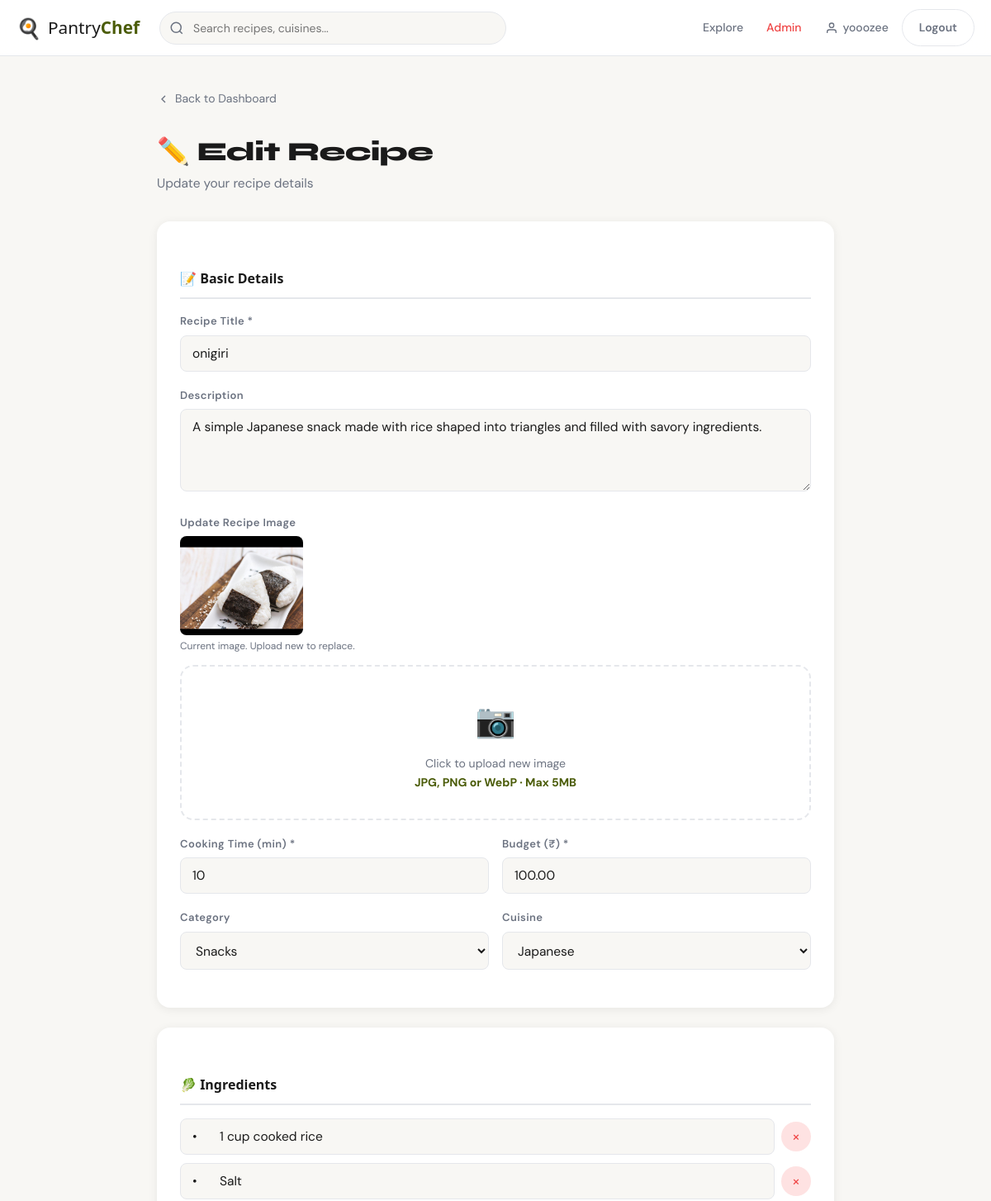
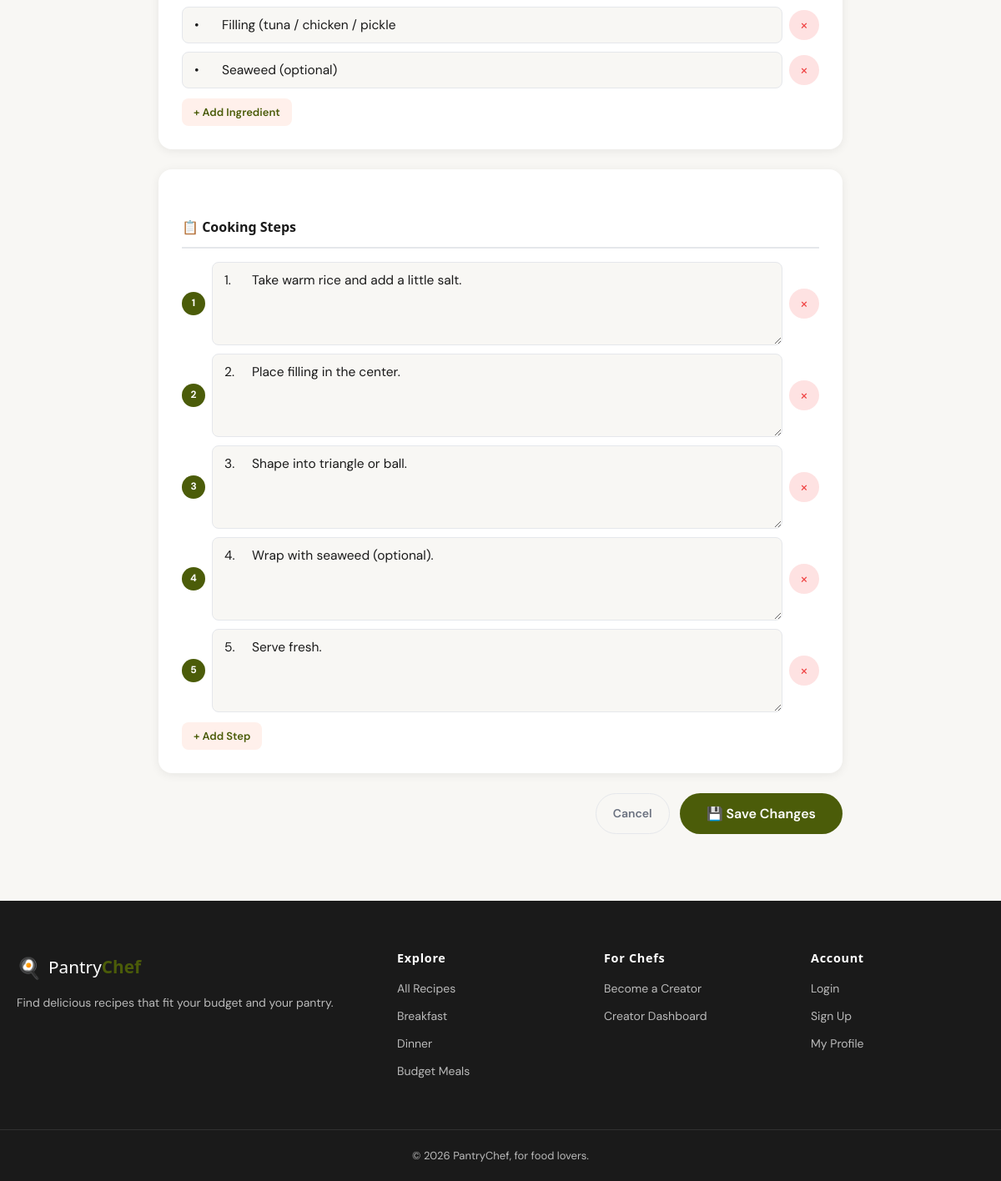
The page /creator/edit-recipe.php?id=2 (signed in) on the database its author committed (2 pictures, top to bottom).
### tables this page shows
CREATE TABLE `recipes` (
  `id` int(10) UNSIGNED NOT NULL,
  `title` varchar(200) NOT NULL,
  `description` text DEFAULT NULL,
  `image` varchar(255) DEFAULT NULL,
  `cooking_time` smallint(5) UNSIGNED DEFAULT 0 COMMENT 'minutes',
  `budget` decimal(8,2) DEFAULT 0.00 COMMENT 'in local currency',
  `category_id` int(10) UNSIGNED DEFAULT NULL,
  `cuisine` varchar(100) DEFAULT NULL,
  `created_by` int(10) UNSIGNED NOT NULL,
  `status` enum('active','draft','deleted') DEFAULT 'active',
  `created_at` timestamp NOT NULL DEFAULT current_timestamp(),
  `updated_at` timestamp NOT NULL DEFAULT current_timestamp() ON UPDATE current_timestamp()
);

CREATE TABLE `categories` (
  `id` int(10) UNSIGNED NOT NULL,
  `name` varchar(100) NOT NULL,
  `type` enum('meal','food_type','special') DEFAULT 'meal',
  `icon` varchar(10) DEFAULT NULL,
  `sort_order` tinyint(3) UNSIGNED DEFAULT 0
);

### creator/edit-recipe.php (the view, shortened to what this page needs)
<?php
require_once '../includes/auth.php';
require_once '../includes/db.php';
$user     = currentUser();
$userId   = (int)$user['id'];
$recipeId = (int)($_GET['id'] ?? 0);
$role   = $user['role'];
if ($role === 'admin') {
  $stmt = $pdo->prepare("SELECT * FROM recipes WHERE id = ? AND status != 'deleted'");
  $stmt->execute([$recipeId]);
} else {
  $stmt = $pdo->prepare("SELECT * FROM recipes WHERE id = ? AND created_by = ? AND status != 'deleted'");
  $stmt->execute([$recipeId, $userId]);
}
$recipe = $stmt->fetch();
$ingStmt = $pdo->prepare("SELECT ingredient_name, quantity FROM ingredients WHERE recipe_id = ? ORDER BY sort_order");
$ingStmt->execute([$recipeId]);
$ingredients = $ingStmt->fetchAll(PDO::FETCH_COLUMN);
$stepStmt = $pdo->prepare("SELECT description FROM steps WHERE recipe_id = ? ORDER BY step_number");
$stepStmt->execute([$recipeId]);
$steps = $stepStmt->fetchAll(PDO::FETCH_COLUMN);
$catStmt = $pdo->query("SELECT id, name, type FROM categories ORDER BY type, sort_order");
$categories = $catStmt->fetchAll();
$cuisines = ['Indian','Kerala','South Indian','North Indian','Chinese','Arabic','Continental','Italian','Thai','Japanese','Mexican','Mediterranean'];
$formData = [
    'title'       => $recipe['title'],
    'description' => $recipe['description'],
    'cooking_time'=> $recipe['cooking_time'],
    'budget'      => $recipe['budget'],
    'cuisine'     => $recipe['cuisine'],
    'category_id' => $recipe['category_id'],
];
?>
<!DOCTYPE html>
<html lang="en">
<head>
<link rel="stylesheet" href="<?= ASSETS ?>/css/main.css">
</head>
<body>
<?php include '../components/navbar.php'; ?>
<div class="container" style="max-width:860px; padding-top:40px; padding-bottom:80px;">
  <div style="margin-bottom:28px;">
    <a href="<?= BASE_URL ?>creator/dashboard.php" style="color:var(--text-muted); font-size:14px; display:inline-flex; align-items:center; gap:6px;">
      <svg viewBox="0 0 24 24" fill="none" stroke="currentColor" stroke-width="2" style="width:16px;height:16px;"><polyline points="15 18 9 12 15 6"/></svg>
      Back to Dashboard
    </a>
  </div>
  <h1 style="font-family:'Syne',sans-serif; font-size:2rem; margin-bottom:6px;">✏️ Edit Recipe</h1>
  <p style="color:var(--text-muted); margin-bottom:32px;">Update your recipe details</p>
  <form method="POST" enctype="multipart/form-data" novalidate>
    <div style="background:#fff; border-radius:16px; padding:28px; box-shadow:var(--shadow-card); margin-bottom:24px;">
      <p class="form-section-title">📝 Basic Details</p>
      <div class="form-group">
        <label class="form-label">Recipe Title *</label>
        <input type="text" name="title" class="form-input" value="<?= htmlspecialchars($formData['title']) ?>" required>
      </div>
      <div class="form-group">
        <label class="form-label">Description</label>
        <textarea name="description" class="form-textarea"><?= htmlspecialchars($formData['description']) ?></textarea>
      </div>
      <div class="form-group">
        <label class="form-label">Update Recipe Image</label>
        <?php if ($recipe['image']): ?>
          <div style="margin-bottom:12px;">
            <img src="<?= UPLOADS ?>/recipes/<?= htmlspecialchars($recipe['image']) ?>" style="height:120px; border-radius:8px; object-fit:cover;">
            <p style="font-size:12px; color:var(--text-muted); margin-top:4px;">Current image. Upload new to replace.</p>
          </div>
        <?php endif; ?>
        <div class="upload-area">
          <div class="upload-icon">📷</div>
          <div class="upload-text">Click to upload new image<br><strong>JPG, PNG or WebP · Max 5MB</strong></div>
        </div>
      </div>
      <div class="form-row">
        <div class="form-group">
          <label class="form-label">Cooking Time (min) *</label>
          <input type="number" name="cooking_time" class="form-input" value="<?= (int)$formData['cooking_time'] ?>" min="1" required>
        </div>
        <div class="form-group">
          <label class="form-label">Budget (₹) *</label>
          <input type="number" name="budget" class="form-input" value="<?= htmlspecialchars($formData['budget']) ?>" min="0" required>
        </div>
      </div>
      <div class="form-row">
        <div class="form-group">
          <label class="form-label">Category</label>
          <select name="category_id" class="form-select">
            <?php foreach ($categories as $cat): ?>
              <option value="<?= $cat['id'] ?>" <?= $formData['category_id'] == $cat['id'] ? 'selected' : '' ?>><?= htmlspecialchars($cat['name']) ?></option>
            <?php endforeach; ?>
          </select>
        </div>
        <div class="form-group">
          <label class="form-label">Cuisine</label>
          <select name="cuisine" class="form-select">
            <?php foreach ($cuisines as $c): ?>
              <option value="<?= $c ?>" <?= $formData['cuisine'] === $c ? 'selected' : '' ?>><?= $c ?></option>
            <?php endforeach; ?>
          </select>
        </div>
      </div>
    </div>
    <div style="background:#fff; border-radius:16px; padding:28px; box-shadow:var(--shadow-card); margin-bottom:24px;">
      <p class="form-section-title">🥬 Ingredients</p>
      <div class="dynamic-list" id="ingredientsList">
        <?php foreach ($ingredients as $ing): ?>
        <div class="dynamic-item">
          <input type="text" class="form-input" name="ingredients[]" value="<?= htmlspecialchars($ing) ?>" required>
          <button type="button" class="remove-btn" onclick="removeDynamicItem(this)">×</button>
        </div>
        <?php endforeach; ?>
      </div>
      <button type="button" class="add-field-btn" onclick="addDynamicField('ingredientsList','Add ingredient...')">+ Add Ingredient</button>
    </div>
    <div style="background:#fff; border-radius:16px; padding:28px; box-shadow:var(--shadow-card); margin-bottom:24px;">
      <p class="form-section-title">📋 Cooking Steps</p>
      <div class="dynamic-list" id="stepsList">
        <?php foreach ($steps as $i => $step): ?>
        <div class="dynamic-item">
          <span class="step-num"><?= $i + 1 ?></span>
          <textarea class="form-input form-textarea" name="steps[]" rows="2" required><?= htmlspecialchars($step) ?></textarea>
          <button type="button" class="remove-btn" onclick="removeDynamicItem(this)">×</button>
        </div>
        <?php endforeach; ?>
      </div>
      <button type="button" class="add-field-btn" onclick="addDynamicField('stepsList','',true)">+ Add Step</button>
    </div>
    <div style="display:flex; gap:12px; justify-content:flex-end;">
      <a href="<?= BASE_URL ?>creator/dashboard.php" class="btn btn-ghost">Cancel</a>
      <button type="submit" class="btn btn-primary btn-lg">💾 Save Changes</button>
    </div>
  </form>
</div>
<?php include '../components/footer.php'; ?>
</body>
</html>

### assets/css/main.css (style rules this page uses)
:root { --primary: #4b5c09; --primary-dark: #273e06; --primary-light: #fff0eb; --accent: #9dae11; --success: #22c55e; --danger: #ef4444; --bg: #F8F7F4; --bg-white: #FFFFFF; --text: #1a1a1a; --text-muted: #6b7280; --text-light: #9ca3af; --border: #e5e7eb; --shadow-sm: 0 1px 3px rgba(0,0,0,.08), 0 1px 2px rgba(0,0,0,.05); --shadow-md: 0 4px 16px rgba(0,0,0,.10); --shadow-lg: 0 8px 40px rgba(0,0,0,.14); --shadow-card: 0 2px 12px rgba(0,0,0,.07); --radius: 16px; --radius-sm: 8px; --radius-full: 9999px; --nav-h: 68px; --transition: .22s cubic-bezier(.4,0,.2,1); }
*, *::before, *::after { box-sizing: border-box; margin: 0; padding: 0; }
html { scroll-behavior: smooth; -webkit-font-smoothing: antialiased; }
body { font-family: 'DM Sans', 'Segoe UI', -apple-system, BlinkMacSystemFont, 'Helvetica Neue', Arial, sans-serif; background: var(--bg); color: var(--text); line-height: 1.65; font-size: 15.5px; }
img { max-width: 100%; display: block; }
a { color: inherit; text-decoration: none; }
button { cursor: pointer; font-family: inherit; }
input, textarea, select { font-family: inherit; }
h1, h2, h3, h4, h5, h6 { font-family: 'Syne', 'Segoe UI Semibold', 'Segoe UI', -apple-system, BlinkMacSystemFont, 'Helvetica Neue', Arial, sans-serif; font-weight: 800; line-height: 1.25; letter-spacing: -0.02em; }
.container { width: 100%; max-width: 1200px; margin: 0 auto; padding: 0 20px; }
.btn { display: inline-flex; align-items: center; justify-content: center; gap: 8px; padding: 10px 20px; border-radius: var(--radius-full); font-size: 14px; font-weight: 600; border: none; transition: all var(--transition); cursor: pointer; white-space: nowrap; }
.btn-primary { background: var(--primary); color: #fff; }
.btn-ghost { background: transparent; color: var(--text-muted); border: 1.5px solid var(--border); }
.btn-lg { padding: 14px 32px; font-size: 16px; }
.form-group { margin-bottom: 18px; }
.form-row { display: grid; grid-template-columns: 1fr 1fr; gap: 16px; }
.form-label { display: block; font-size: 13px; font-weight: 600; color: var(--text-muted); margin-bottom: 6px; letter-spacing: .03em; }
.form-input, .form-select, .form-textarea { width: 100%; padding: 11px 14px; border: 1.5px solid var(--border); border-radius: var(--radius-sm); font-size: 15.5px; color: var(--text); background: var(--bg); transition: border-color var(--transition), box-shadow var(--transition); outline: none; }
.form-textarea { resize: vertical; min-height: 100px; }
.form-section-title { font-family: 'Segoe UI', -apple-system, BlinkMacSystemFont, Arial, sans-serif; font-size: 1rem; font-weight: 700; color: var(--text); margin: 28px 0 16px; padding-bottom: 10px; border-bottom: 2px solid var(--border); display: flex; align-items: center; gap: 8px; }
.upload-area { border: 2px dashed var(--border); border-radius: var(--radius); padding: 32px; text-align: center; cursor: pointer; transition: border-color var(--transition), background var(--transition); position: relative; }
.upload-icon { font-size: 2.5rem; margin-bottom: 8px; }
.upload-text { font-size: 14px; color: var(--text-muted); }
.upload-text strong { color: var(--primary); }
.dynamic-list { display: flex; flex-direction: column; gap: 10px; margin-bottom: 12px; }
.dynamic-item { display: flex; align-items: center; gap: 8px; }
.dynamic-item .form-input { flex: 1; }
.dynamic-item .remove-btn { flex-shrink: 0; width: 36px; height: 36px; border-radius: 50%; background: #fee2e2; color: var(--danger); border: none; display: flex; align-items: center; justify-content: center; font-size: 18px; transition: background var(--transition); }
.add-field-btn { display: flex; align-items: center; gap: 6px; font-size: 13px; font-weight: 600; color: var(--primary); background: var(--primary-light); border: none; padding: 8px 14px; border-radius: var(--radius-sm); cursor: pointer; transition: background var(--transition); }
.step-num { flex-shrink: 0; width: 28px; height: 28px; border-radius: 50%; background: var(--primary); color: #fff; display: flex; align-items: center; justify-content: center; font-size: 12px; font-weight: 700; }

### rows shown on the page
recipes: title "onigiri", description "A simple Japanese snack made with rice shaped into triangles and filled with savory ingredients.", image (picture), cooking_time "10", budget "100.00", category_id "Snacks", cuisine "Japanese"

### other values the page prints
$user['name'] "yooozee"
